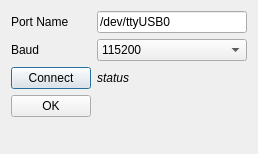
<?xml version="1.0" encoding="UTF-8"?>
<ui version="4.0">
 <class>SerialPortConnectUI</class>
 <widget class="QDialog" name="SerialPortConnectUI">
  <property name="geometry">
   <rect>
    <x>0</x>
    <y>0</y>
    <width>258</width>
    <height>154</height>
   </rect>
  </property>
  <property name="sizePolicy">
   <sizepolicy hsizetype="Preferred" vsizetype="Minimum">
    <horstretch>0</horstretch>
    <verstretch>0</verstretch>
   </sizepolicy>
  </property>
  <property name="windowTitle">
   <string>Serial Port Connection</string>
  </property>
  <layout class="QFormLayout" name="formLayout">
   <item row="0" column="0">
    <widget class="QLabel" name="label">
     <property name="text">
      <string>Port Name</string>
     </property>
    </widget>
   </item>
   <item row="2" column="0">
    <widget class="QLabel" name="label_2">
     <property name="text">
      <string>Baud</string>
     </property>
    </widget>
   </item>
   <item row="2" column="1">
    <widget class="QComboBox" name="baudSel">
     <property name="currentIndex">
      <number>5</number>
     </property>
     <item>
      <property name="text">
       <string>4800</string>
      </property>
     </item>
     <item>
      <property name="text">
       <string>9600</string>
      </property>
     </item>
     <item>
      <property name="text">
       <string>19200</string>
      </property>
     </item>
     <item>
      <property name="text">
       <string>38400</string>
      </property>
     </item>
     <item>
      <property name="text">
       <string>57600</string>
      </property>
     </item>
     <item>
      <property name="text">
       <string>115200</string>
      </property>
     </item>
     <item>
      <property name="text">
       <string>230400</string>
      </property>
     </item>
    </widget>
   </item>
   <item row="4" column="0">
    <widget class="QPushButton" name="connectBtn">
     <property name="text">
      <string>Connect</string>
     </property>
    </widget>
   </item>
   <item row="4" column="1">
    <widget class="QLabel" name="statusLbl">
     <property name="font">
      <font>
       <italic>true</italic>
      </font>
     </property>
     <property name="text">
      <string>status</string>
     </property>
    </widget>
   </item>
   <item row="0" column="1">
    <widget class="QLineEdit" name="portSel">
     <property name="text">
      <string>/dev/ttyUSB0</string>
     </property>
    </widget>
   </item>
   <item row="5" column="0">
    <widget class="QPushButton" name="okBtn">
     <property name="text">
      <string>OK</string>
     </property>
    </widget>
   </item>
  </layout>
 </widget>
 <resources/>
 <connections>
  <connection>
   <sender>okBtn</sender>
   <signal>clicked()</signal>
   <receiver>SerialPortConnectUI</receiver>
   <slot>close()</slot>
   <hints>
    <hint type="sourcelabel">
     <x>51</x>
     <y>131</y>
    </hint>
    <hint type="destinationlabel">
     <x>128</x>
     <y>76</y>
    </hint>
   </hints>
  </connection>
 </connections>
</ui>
